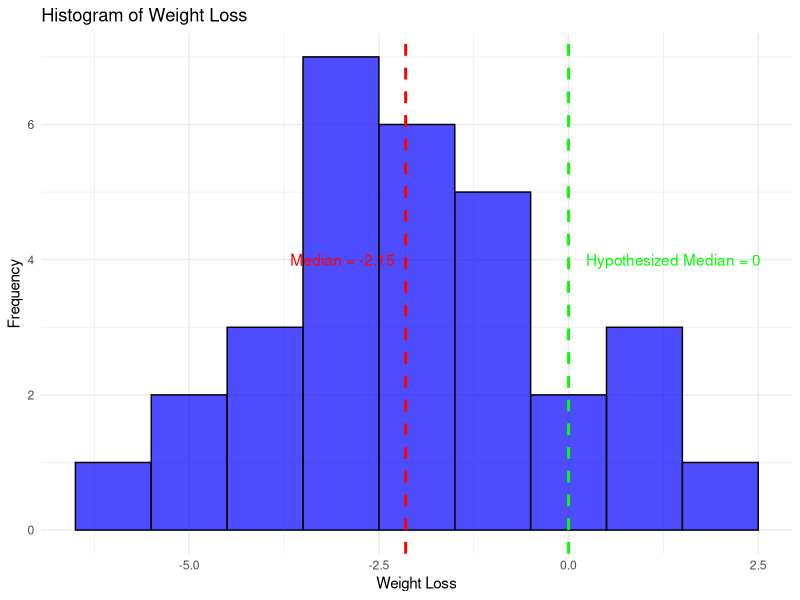

Write the R code that produced this figure.
# the One-Sample Wilcoxon Test/Wilcoxon Signed-Rank Test is used to determine whether the median of a sample is equal to a specified median value.
# H0: there is no significant difference between the actual median value of weight loss and the hypothesized median value of weight loss
# HA: there is a significant difference between the actual median value of weight loss and the hypothesized median value of weight loss
# p-val < sig level reject H0
# p-val > sig level accept H0

# Load necessary libraries
library(ggplot2)

# Create a sample dataset
set.seed(123)  # for reproducibility
n <- 30  # Number of samples
weight_loss <- rnorm(n, mean = -2, sd = 2)  # Simulate weight loss data

# Specify the hypothesized median value (e.g., 0)
hypothesized_median <- 0

# Perform the One-Sample Wilcoxon Test
wilcox_test_result <- wilcox.test(weight_loss, mu = hypothesized_median, alternative = "two.sided")

# Print test results with interpretation for the One-Sample Wilcoxon Test
cat("\nOne-Sample Wilcoxon Test Results:\n")
cat("Test Statistic (V):", wilcox_test_result$statistic, "\n")
cat("p-value:", wilcox_test_result$p.value, "\n")

# Define significance level
alpha <- 0.05

if(wilcox_test_result$p.value < alpha) {
  cat("Conclusion: Reject the null hypothesis (H0). The median weight loss is significantly different from 0.\n")
} else {
  cat("Conclusion: Accept the null hypothesis (H0). There is no significant difference between the median weight loss and 0.\n")
}

# Visualization using ggplot2
ggplot(data = data.frame(weight_loss), aes(x = weight_loss)) +
  geom_histogram(binwidth = 1, fill = "blue", color = "black", alpha = 0.7) +
  geom_vline(xintercept = median(weight_loss), color = "red", linetype = "dashed", size = 1) +
  geom_vline(xintercept = hypothesized_median, color = "green", linetype = "dashed", size = 1) +
  labs(title = "Histogram of Weight Loss",
       x = "Weight Loss",
       y = "Frequency") +
  theme_minimal() +
  annotate("text", x = median(weight_loss), y = 4, label = paste("Median =", round(median(weight_loss), 2)), color = "red", hjust = 1.1) +
  annotate("text", x = hypothesized_median, y = 4, label = "Hypothesized Median = 0", color = "green", hjust = -0.1)
